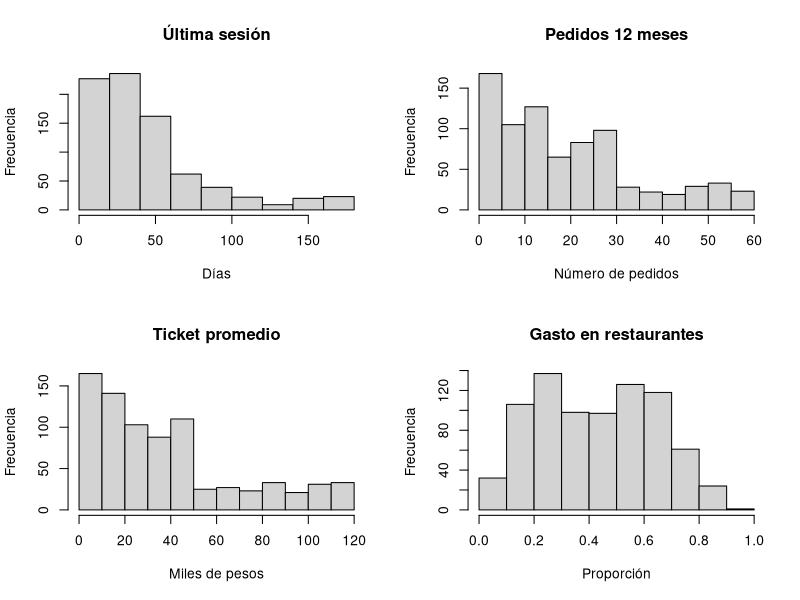

Source code (R):

# Proyecto 2 
# Grupo 25

####### Cargar datos #######

datos_completos <- read.csv("grupo_5_clientes.csv")


dim(datos_completos)
head(datos_completos)
str(datos_completos)

### Muestra de 800 clientes ##

set.seed(25)

indices_muestra <- sample(
  1:nrow(datos_completos),
  size = 800,
  replace = FALSE
)

# Base definitiva para todo el análisis
datos <- datos_completos[indices_muestra, ]

# Comprobaciones COMENTAR DESPUES 
dim(datos)
nrow(datos)
ncol(datos)
length(unique(datos$id_cliente))

# Asegurarase de que no hay datos nulos (no me lo piden pero buena practica)
colSums(is.na(datos))
sum(is.na(datos))

####### Ceros estructurales #######

# clientes con ticket promedio igual a 0
sum(datos$ticket_promedio == 0)

# proporcion
mean(datos$ticket_promedio == 0)

# porcentaje
mean(datos$ticket_promedio == 0) * 100

# Verificar relación con estado_t1
table(
  Ticket_cero = datos$ticket_promedio == 0,
  Estado_T1 = datos$estado_t1
)

###### Truncamiento de dias ultima sesion ######

# valor máximo observado
max(datos$dias_ultima_sesion)

# cantidad de clientes con valor igual a 180
sum(datos$dias_ultima_sesion == 180)

# proporción
mean(datos$dias_ultima_sesion == 180)

# porcentaje
mean(datos$dias_ultima_sesion == 180) * 100

###### Estadisticos descriptivos ######

# cuatro variables continuas
variables_continuas <- datos[, c(
  "dias_ultima_sesion",
  "pedidos_12m",
  "ticket_promedio",
  "pct_restaurantes"
)]

# mínimo, cuartiles, mediana, media y máximo
summary(variables_continuas)

# Tabla de descriptivos
descriptivos <- data.frame(
  Media = sapply(variables_continuas, mean),
  Mediana = sapply(variables_continuas, median),
  Desv_Estandar = sapply(variables_continuas, sd),
  Minimo = sapply(variables_continuas, min),
  Maximo = sapply(variables_continuas, max)
)

# tabla de descriptivos redondeada a 2 decimales
# media, mediana, desviación estándar, mínimo y máximo 
round(descriptivos, 2)

###### Distribucion estados ######

# Frecuencias absolutas
table(datos$estado_t1)
table(datos$estado_t2)

# Porcentajes
round(prop.table(table(datos$estado_t1)) * 100, 2)
round(prop.table(table(datos$estado_t2)) * 100, 2)


###### Graficos descriptivos ######

par(mfrow = c(2, 2))

hist(datos$dias_ultima_sesion,
     main = "Última sesión",
     xlab = "Días",
     ylab = "Frecuencia")

hist(datos$pedidos_12m,
     main = "Pedidos 12 meses",
     xlab = "Número de pedidos",
     ylab = "Frecuencia")

hist(datos$ticket_promedio,
     main = "Ticket promedio",
     xlab = "Miles de pesos",
     ylab = "Frecuencia")

hist(datos$pct_restaurantes,
     main = "Gasto en restaurantes",
     xlab = "Proporción",
     ylab = "Frecuencia")

par(mfrow = c(1, 1))

###### Matriz de correlacion ######

matriz_cor <- cor(variables_continuas)

round(matriz_cor, 2)

########### Parte 1 ###########

# estandarización de las variables continuas
datos_norm <- scale(variables_continuas)

colMeans(datos_norm)
apply(datos_norm, 2, sd)

# matriz de distancias euclideas sobre variables estandarizadas
dist_matriz <- dist(datos_norm, method = "euclidean")


# COMENTAR DESPUES 
# revisar una parte de la matriz
# round(as.matrix(dist_matriz)[1:6, 1:6], 2)



########### Parte 2 ###########
########### Parte 3 ###########
